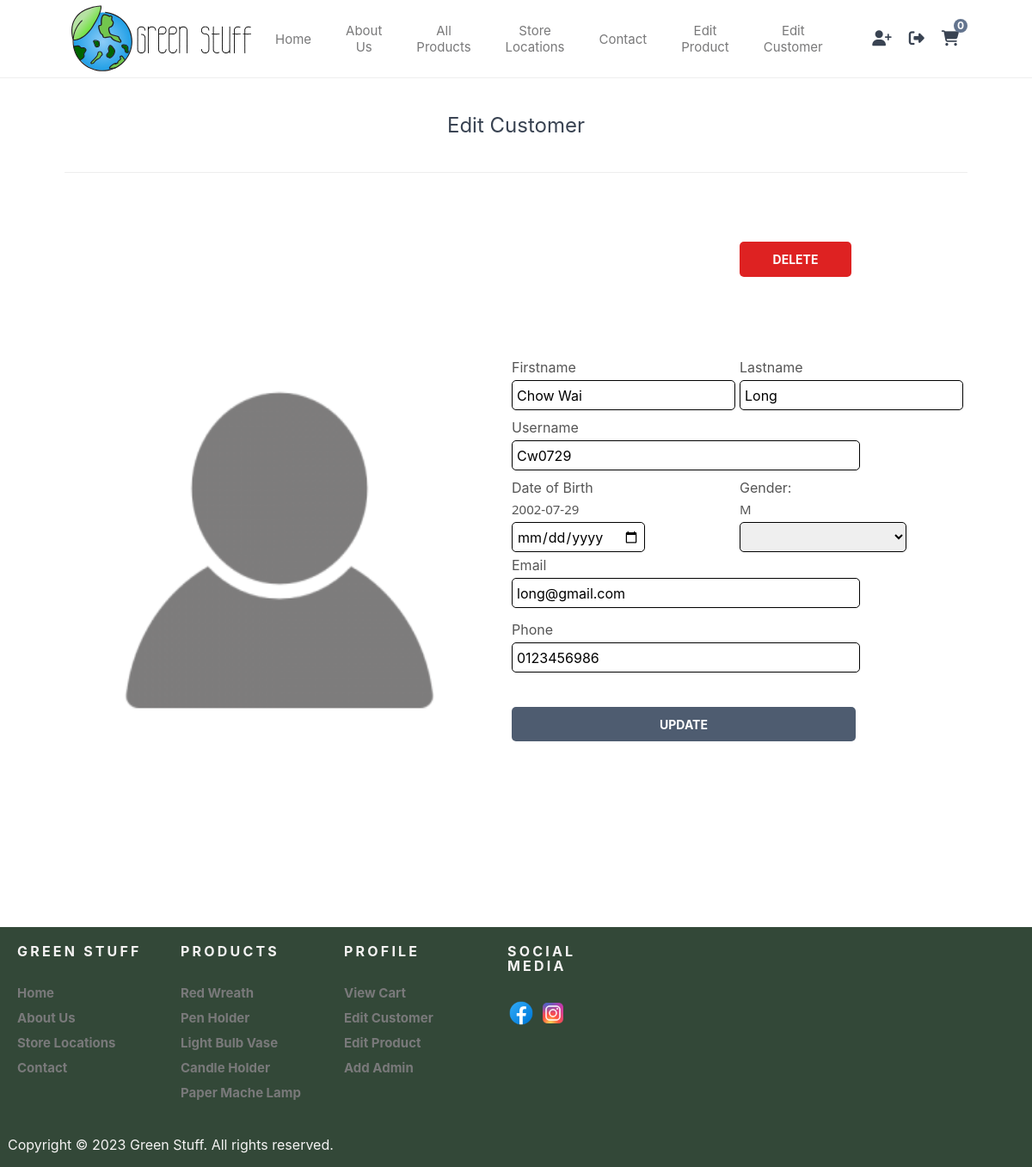
/index.php?page=changecustomer&CustID=1 (signed in), run on the app's committed database.
### tables this page shows
CREATE TABLE `cust_info` (
  `CustID` int(11) NOT NULL,
  `First_name` varchar(50) NOT NULL,
  `Last_name` varchar(50) NOT NULL,
  `Username` varchar(50) NOT NULL,
  `Dob` date NOT NULL,
  `Gender` char(1) NOT NULL,
  `Email` varchar(50) NOT NULL,
  `Phone` varchar(20) NOT NULL,
  `Pwd` varchar(255) NOT NULL
);

### index.php (called while the page is built, shortened)
<?php
    include 'functions.php';
    $page = isset($_GET['page']) && file_exists($_GET['page'] . '.php') ? $_GET['page'] : 'home';
    include $page . '.php';
?>

### changecustomer.php (the view, shortened to what this page needs)
<?php
    require 'DatabaseAccess.php';
    try{
        $pdo= new PDO($attr,$user,$pass,$opts);
    }
    catch(\PDOException $e){
        throw new \PDOException($e->getMessage(),(int)$e->getCode());
    }
if (isset($_GET['CustID'])) {
    $stmt = $pdo->prepare('SELECT * FROM cust_info WHERE CustID = ?');
    $stmt->execute([$_GET['CustID']]);
    $customer = $stmt->fetch(PDO::FETCH_ASSOC);
}
else{
    exit('Product does not exist!');
}
?>
<?=h_header('EditCustomer')?>
<head>
    <link rel="stylesheet" href="CSS.css">
</head>
<div class="recentlyadded content-wrapper">
    <h2>Edit Customer</h2>
</div>
<div class="product content-wrapper" style="padding-left:770px;padding-bottom:0px;">
    <div class="button">
        <form method="post" action="deletecustomer.php"  onsubmit="return confirm('Do you really want to delete this customer?');" >
            <input type="submit" class="delete"style="width:130px;background:#de2222;"value="Delete">
        </form>
    </div>
</div>
<div class="product content-wrapper" style="padding-top:10px">
<img src="imgs/profile.png" width="500" height="545" alt="profile icon">
    <div>
    <form method="post" name="Customers" onsubmit="return NoEmptyForm()">
                    <table width="430px" border="0" align="center" cellpadding="0px" cellspacing="5">
                        <tr>
                            <th><label for="FirstName" >Firstname</label></th>
                            <th><label for="FirstName" >Lastname</label></td>
                        </tr>
                        <tr>
                            <td colspan="2"><input class="inputsize" type="text" id="FirstName" value="<?php if(isset($_POST['FirstName'])){echo $_POST['FirstName'];}else{echo $customer['First_name'];}?>" name="FirstName" autocomplete="off"></td>
                            <td colspan="3"><input class="inputsize" type="text" id="LastName" value="<?php if(isset($_POST['LastName'])){ echo $_POST['LastName'];}else{echo $customer['Last_name'];} ?>" name="LastName" autocomplete="off"></td>
                        </tr>
                        <tr>
                            <th colspan="5"><label for="Username">Username</label></th>
                        </tr>
                        <tr>
                            <th colspan="5"><input style="width:405px;"class="inputsize" type="text" value="<?php if(isset($_POST['UserName'])){ echo $_POST['UserName'];}else{echo $customer['Username'];}?>"id="UserName" name="UserName"  autocomplete="off" ></th>
                        </tr>
                        <tr>
                        <tr>
                            <th><label for="DateOfBirth">Date of Birth</label></th>
                            <th><label for="gender"> Gender: </label></th>
                        </tr>
                        <tr>
                            <th><?=$customer['Dob']?></th>
                            <th><?=$customer['Gender']?></th>
                        </tr>
                        <tr>
                            <th colspan="2"><input class="inputsize" type="date" id="DateOfBirth" name="DateOfBirth" autocomplete="off"></th>
                            <th colspan="3">
                                <select  style="width:194px;" class="inputsize"list="Gender" name="Gender" autocomplete="off">
                                <option disabled selected value></option>
                                <option value="Male">Male</option>
                                </select>
                            </th>
                        </tr>
                        <tr>
                            <th><label for="Email">Email</label></th>
                        </tr>
                        <tr>
                            <th colspan="5"><input style="width:405px;" class="inputsize" type="email" value="<?php if(isset($_POST['Email']) ){ echo $_POST['Email'];}else{echo $customer['Email'];} ?>"id="Email" name="Email" autocomplete="off"></th>
                        </tr>
                        <tr>
                        <tr>
                        <tr>
                            <th><label for="Phone">Phone</label></th>
                        </tr>
                        <tr>
                            <th colspan="5"><input style="width:405px;" class="inputsize" type="tel" value="<?php if(isset($_POST['Phone']) ){ echo$_POST['Phone'];}else{echo $customer['Phone'];} ?>"id="Phone" name="Phone" autocomplete="off">
                        </tr>
                        <tr>
                            <th colspan="5"><input class="signupbuttom" type="submit"  value="Update" autocomplete="off" name="Submit">
                        </tr>
                    </table>
                </form>
    </div>
</div>
<?=h_footer()?>

### layoutt.css (style rules this page uses)
* { box-sizing: border-box; font-family: -apple-system, BlinkMacSystemFont, "segoe ui", roboto, oxygen, ubuntu, cantarell, "fira sans", "droid sans", "helvetica neue", Arial, sans-serif; font-size: 16px; -webkit-font-smoothing: anti aliased; -moz-osx-font-smoothing: grayscale; }
html { height: 100%; }
body { position: relative; min-height: 100%; color: #555555; background-color: #FFFFFF; margin: 0; padding-bottom: 100px; }
h1, h2, h3, h4, h5 { color: #394352; }
.content-wrapper { width: 1050px; margin: 0 auto; }
main .recentlyadded h2 { display: block; font-weight: normal; margin: 0; padding: 40px 0; font-size: 24px; text-align: center; width: 100%; border-bottom: 1px solid #EEEEEE; }
main > .product { display: flex; padding: 40px 0; }
main > .product > div { padding-left: 15px; }
main > .product form { display: flex; flex-flow: column; margin: 40px 0; }
main > .product form input[type="submit"], .addtocart { background: #4e5c70; border: 0; color: #FFFFFF; width: 400px; padding: 12px 0; text-transform: uppercase; font-size: 14px; font-weight: bold; border-radius: 5px; cursor: pointer; }

### CSS.css (style rules this page uses)
.inputsize { height: 35px; border: 1px solid #000000; border-radius: 5px; margin:auto; padding: 5px; font-size: 16px; }
th { text-align: left; font-size: 15px; font-family:'Segoe UI', Tahoma, Geneva, Verdana, sans-serif; font-weight: normal; }
.signupbuttom { margin-top: 30px; width: 405px; height: 40px; background-color:#FFFFFF; color: #555555; align-content: center; border: 1px solid #555555; font-size: 20px; padding:5px; font-weight: 400; }

### data on the page
cust_info: FirstName "Chow Wai", LastName "Long", UserName "Cw0729", Dob "2002-07-29", Gender "M", Email "long@gmail.com", Phone "0123456986"

### other printed values
$num_items_in_cart "0"
